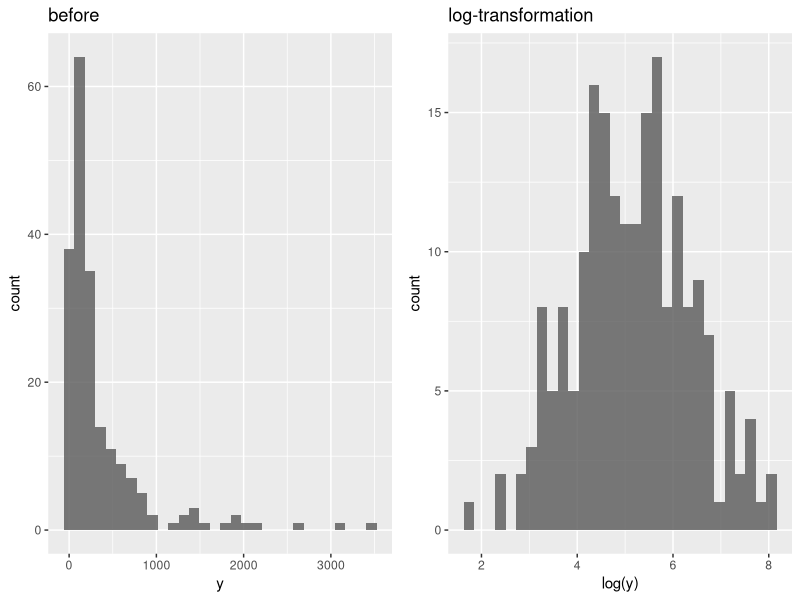
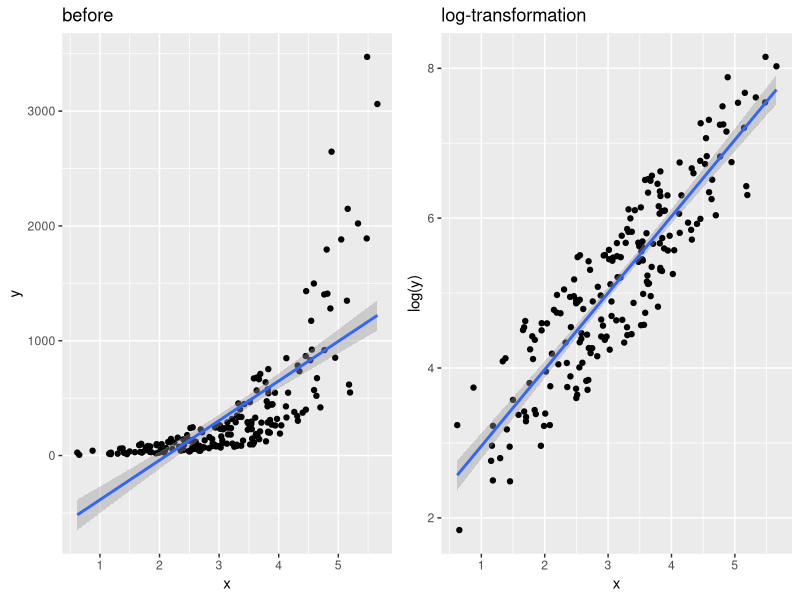

R code for these plots, in order:
require(ggplot2)
require(ggfortify)
require(numDeriv)

set.seed(12345)

# Artificial data
N <- 200
x <- rnorm(N, mean = 3, sd = 1)
y <- exp(x + runif(N, min = 1, max = 3))
df <- data.frame(x, y)

p1 <- ggplot(df, aes(y)) + labs(title = "before")
p2 <- ggplot(df, aes(log(y))) + labs(title = "log-transformation")

p <- new('ggmultiplot', plots=list(p1, p2), ncol=2)
p[1:2] <- p[1:2] + geom_histogram(alpha = 0.8, position = "identity", size = 1)
p

p1 <- ggplot(df, aes(x, y)) + labs(title = "before")
p2 <- ggplot(df, aes(x, log(y))) + labs(title = "log-transformation")

p <- new('ggmultiplot', plots=list(p1, p2), ncol=2)
p[1:2] <- p[1:2] + geom_point() + stat_smooth(method = 'lm')
p

model <- lm(y ~ x, df)
summary(model)
# Coefficients:
#             Estimate Std. Error t value Pr(>|t|)
# (Intercept)  -730.41      81.36  -8.978   <2e-16 ***
# x             345.03      24.50  14.080   <2e-16 ***
# ---
# Signif. codes:  0 ‘***’ 0.001 ‘**’ 0.01 ‘*’ 0.05 ‘.’ 0.1 ‘ ’ 1
#
# Residual standard error: 368.6 on 198 degrees of freedom
# Multiple R-squared:  0.5003,	Adjusted R-squared:  0.4978
# F-statistic: 198.3 on 1 and 198 DF,  p-value: < 2.2e-16

model.log <- lm(log(y) ~ x, df)
summary(model.log)
# Coefficients:
#             Estimate Std. Error t value Pr(>|t|)
# (Intercept)  1.93570    0.12080   16.02   <2e-16 ***
# x            1.02196    0.03638   28.09   <2e-16 ***
# ---
# Signif. codes:  0 ‘***’ 0.001 ‘**’ 0.01 ‘*’ 0.05 ‘.’ 0.1 ‘ ’ 1
#
# Residual standard error: 0.5473 on 198 degrees of freedom
# Multiple R-squared:  0.7994,	Adjusted R-squared:  0.7984
# F-statistic:   789 on 1 and 198 DF,  p-value: < 2.2e-16

# Adjusted AIC
adjustedAIC <- function(m, m2) {
    AIC(m, m2)$AIC + c(0, -2 * sum(log(grad(sqrt, x = y))))
}
cbind(AIC(model, model.log), adjustedAIC(model, model.log))
# df       AIC AIC.adjust
# model      3 2935.4431   2585.441
# model.log  3  330.4272   1360.424
